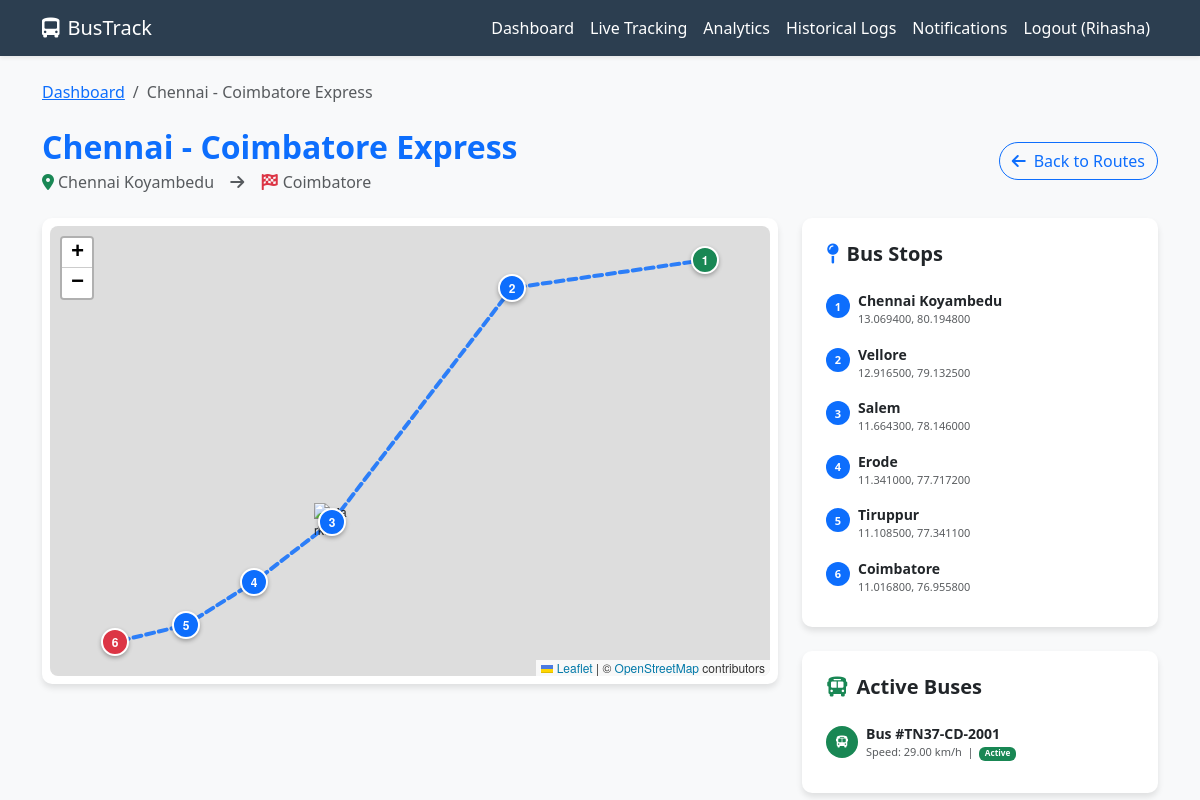
Screenshot of /route/7/ (signed in) with the database file from the repository.
### tracking/models.py (models this page shows, shortened)
class User(AbstractUser):
    IS_PASSENGER = 'passenger'
    IS_ADMIN = 'admin'
    ROLE_CHOICES = [
        (IS_PASSENGER, 'Passenger'),
        (IS_ADMIN, 'Admin'),
    ]
    role = models.CharField(max_length=10, choices=ROLE_CHOICES, default=IS_PASSENGER)
    phone_number = models.CharField(max_length=15, blank=True, null=True)

class Route(models.Model):
    name = models.CharField(max_length=100)
    source = models.CharField(max_length=100)
    destination = models.CharField(max_length=100)
    stops = models.ManyToManyField(BusStop, through='RouteStop')

class RouteStop(models.Model):
    route = models.ForeignKey(Route, on_delete=models.CASCADE)
    stop = models.ForeignKey(BusStop, on_delete=models.CASCADE)
    order = models.PositiveIntegerField()
    class Meta:
        ordering = ['order']

class BusStop(models.Model):
    name = models.CharField(max_length=100)
    latitude = models.DecimalField(max_digits=9, decimal_places=6)
    longitude = models.DecimalField(max_digits=9, decimal_places=6)

class Bus(models.Model):
    STATUS_CHOICES = [
        ('active', 'Active'),
        ('inactive', 'Inactive'),
        ('maintenance', 'Maintenance'),
    ]
    bus_number = models.CharField(max_length=20, unique=True)
    license_plate = models.CharField(max_length=20)
    status = models.CharField(max_length=15, choices=STATUS_CHOICES, default='active')
    current_route = models.ForeignKey(Route, on_delete=models.SET_NULL, null=True, blank=True)
    current_lat = models.DecimalField(max_digits=9, decimal_places=6, default=0.0)
    current_lon = models.DecimalField(max_digits=9, decimal_places=6, default=0.0)
    speed = models.DecimalField(max_digits=5, decimal_places=2, default=0.0)
    last_updated = models.DateTimeField(auto_now=True)
    total_seats = models.PositiveIntegerField(default=40)
    occupied_seats = models.PositiveIntegerField(default=0)

### tracking/views.py (the view)
# urls.py: path('route/<int:route_id>/', views.route_details, name='route_details'),
@login_required
def route_details(request, route_id):
    route = get_object_or_404(Route, id=route_id)
    stops = route.routestop_set.all().order_by('order')
    return render(request, 'tracking/route_details.html', {'route': route, 'stops': stops})

### tracking/templates/tracking/route_details.html (shortened to what this page needs)
{% extends 'tracking/base.html' %}
{% block content %}
<nav aria-label="breadcrumb" class="mb-4">
    <ol class="breadcrumb">
        <li class="breadcrumb-item"><a href="{% url 'dashboard' %}">Dashboard</a></li>
        <li class="breadcrumb-item active">{{ route.name }}</li>
    </ol>
</nav>
<div class="row mb-4">
    <div class="col-12 d-flex align-items-center justify-content-between">
        <div>
            <h2 class="fw-bold mb-1 text-primary">{{ route.name }}</h2>
            <p class="text-muted mb-0">
                <i class="fas fa-map-marker-alt me-1 text-success"></i>{{ route.source }}
                &nbsp;<i class="fas fa-arrow-right mx-2 text-muted"></i>&nbsp;
                <i class="fas fa-flag-checkered me-1 text-danger"></i>{{ route.destination }}
            </p>
        </div>
        <a href="{% url 'dashboard' %}#available-routes" class="btn btn-outline-primary rounded-pill">
            <i class="fas fa-arrow-left me-2"></i>Back to Routes
        </a>
    </div>
</div>
<div class="row">
    <div class="col-md-8 mb-4">
        <div class="card p-2">
            <div id="routeMap" style="height: 450px; border-radius: 8px;"></div>
        </div>
    </div>
    <div class="col-md-4">
        <div class="card p-4 mb-4">
            <h5 class="fw-bold mb-3"><i class="fas fa-map-pin me-2 text-primary"></i>Bus Stops</h5>
            <div class="list-group list-group-flush">
                {% for rs in stops %}
                <div class="list-group-item border-0 px-0 py-2 d-flex align-items-start">
                    <span class="badge bg-primary rounded-circle me-2 mt-1"
                          style="width:24px;height:24px;display:grid;place-items:center;font-size:11px;">
                        {{ forloop.counter }}
                    </span>
                    <div>
                        <div class="fw-bold small">{{ rs.stop.name }}</div>
                        <div class="text-muted" style="font-size:11px;">
                            {{ rs.stop.latitude }}, {{ rs.stop.longitude }}
                        </div>
                    </div>
                </div>
                {% empty %}
                <p class="text-muted small">No stops defined.</p>
                {% endfor %}
            </div>
        </div>
        <div class="card p-4">
            <h5 class="fw-bold mb-3"><i class="fas fa-bus me-2 text-success"></i>Active Buses</h5>
            <div class="list-group list-group-flush">
                {% for bus in route.bus_set.all %}
                <div class="list-group-item border-0 px-0 py-2">
                    <div class="d-flex align-items-center">
                        <div class="bg-success text-white rounded-circle me-2"
                             style="width:32px;height:32px;display:grid;place-items:center;">
                            <i class="fas fa-bus" style="font-size:12px;"></i>
                        </div>
                        <div>
                            <div class="fw-bold small">Bus #{{ bus.bus_number }}</div>
                            <div class="text-muted" style="font-size:11px;">
                                Speed: {{ bus.speed }} km/h &nbsp;|&nbsp;
                                <span class="badge bg-{{ bus.status|yesno:'success,secondary,warning' }} text-white">
                                    {{ bus.get_status_display }}
                                </span>
                            </div>
                        </div>
                    </div>
                </div>
                {% empty %}
                <p class="text-muted small">No active buses on this route.</p>
                {% endfor %}
            </div>
        </div>
    </div>
</div>
{% endblock %}
{% block extra_js %}
<link rel="stylesheet" href="https://unpkg.com/leaflet@1.9.4/dist/leaflet.css" />
{% endblock %}

### tracking/templates/tracking/base.html (shortened to what this page needs)
<!DOCTYPE html>
<html lang="en">
<head>
    <link href="https://cdn.jsdelivr.net/npm/bootstrap@5.3.0/dist/css/bootstrap.min.css" rel="stylesheet">
    <link rel="stylesheet" href="https://cdnjs.cloudflare.com/ajax/libs/font-awesome/6.0.0/css/all.min.css">
</head>
<body>
    <nav class="navbar navbar-expand-lg navbar-dark shadow-sm">
        <div class="container">
            <a class="navbar-brand" href="{% url 'index' %}">
                <i class="fas fa-bus-alt me-2"></i>BusTrack
            </a>
            <div class="collapse navbar-collapse" id="navbarNav">
                <ul class="navbar-nav ms-auto">
                    {% if user.is_authenticated %}
                    <li class="nav-item">
                        <a class="nav-link" href="{% url 'dashboard' %}">Dashboard</a>
                    </li>
                    <li class="nav-item">
                        <a class="nav-link" href="{% url 'live_tracking' %}">Live Tracking</a>
                    </li>
                    <li class="nav-item">
                        <a class="nav-link" href="{% url 'analytics' %}">Analytics</a>
                    </li>
                    <li class="nav-item">
                        <a class="nav-link" href="{% url 'historical_data' %}">Historical Logs</a>
                    </li>
                    <li class="nav-item">
                        <a class="nav-link" href="{% url 'notifications' %}">
                            Notifications
                        </a>
                    </li>
                    <li class="nav-item">
                        <a class="nav-link" href="{% url 'logout' %}">Logout ({{ user.username }})</a>
                    </li>
                    {% endif %}
                </ul>
            </div>
        </div>
    </nav>
    <div class="container mt-4">
        {% block content %}{% endblock %}
    </div>
    {% block extra_js %}{% endblock %}
</body>
</html>

### tracking/templates/tracking/base.html (style rules this page uses)
:root { --primary-color: #2c3e50; --secondary-color: #34495e; --accent-color: #3498db; --bg-light: #f8f9fa; }
body { font-family: 'Segoe UI', Tahoma, Geneva, Verdana, sans-serif; background-color: var(--bg-light); }
.navbar { background-color: var(--primary-color) !important; }
.navbar-brand, .nav-link { color: white !important; }
.card { border: none; box-shadow: 0 4px 6px rgba(0, 0, 0, 0.1); border-radius: 10px; }

### rows the page displays
User: username "Rihasha"
Route: name "Chennai - Coimbatore Express", source "Chennai Koyambedu", destination "Coimbatore"
RouteStop: stop.name "Chennai Koyambedu", stop.latitude "13.069400", stop.longitude "80.194800"
RouteStop: stop.name "Vellore", stop.latitude "12.916500", stop.longitude "79.132500"
RouteStop: stop.name "Salem", stop.latitude "11.664300", stop.longitude "78.146000"
RouteStop: stop.name "Erode", stop.latitude "11.341000", stop.longitude "77.717200"
RouteStop: stop.name "Tiruppur", stop.latitude "11.108500", stop.longitude "77.341100"
RouteStop: stop.name "Coimbatore", stop.latitude "11.016800", stop.longitude "76.955800"
Bus: bus_number "TN37-CD-2001", speed "29.00", status "Active"
